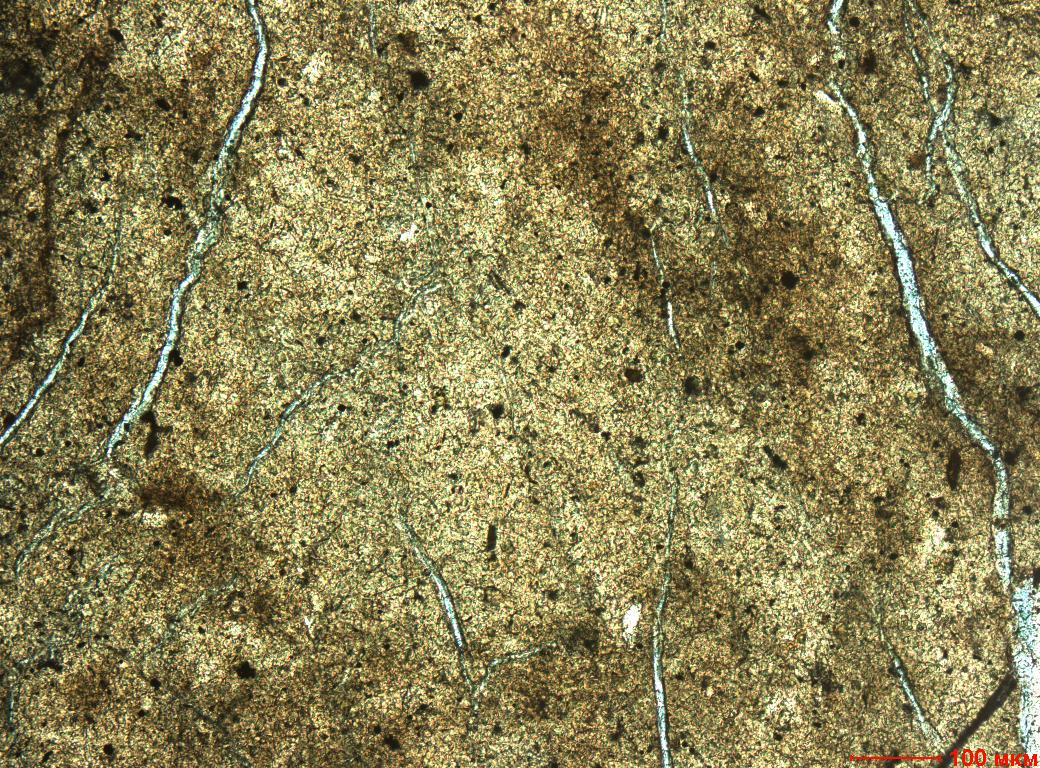
#> input picture paint3.jpeg, 1040 x 768 px
$ python ContoursFinder.py   (older library calls are emulated)
#> lines starting #> are read from the running program, lines starting #| are printed output that depends on the picture; after the words box and inside, x2 and y2 are one past the last pixel; in counts of white or black regions, pixels touching at a corner belong together
#> further down, img is the input picture: shape (768, 1040, 3); mean B, G, R 84.6, 129.4, 138.3
### ImageLoad.py
import cv2
import numpy as np
import skimage.exposure as exposure


class processedImage():
    def __init__(self, image):
        self.blur = cv2.bilateralFilter(image, 9, 150, 150)
        self.gray = cv2.cvtColor(self.blur, cv2.COLOR_BGR2GRAY)

        # apply sobel derivatives
        sobelx = cv2.Sobel(self.gray,cv2.CV_64F,1,0,ksize=3)
        sobely = cv2.Sobel(self.gray,cv2.CV_64F,0,1,ksize=3)
        # square
        sobelx2 = cv2.multiply(sobelx,sobelx)
        sobely2 = cv2.multiply(sobely,sobely)
        # add together and take square root
        sobel_magnitude = cv2.sqrt(sobelx2 + sobely2)
        # normalize to range 0 to 255 and clip negatives
        self.sobel_magnitude = exposure.rescale_intensity(sobel_magnitude, in_range='image', out_range=(0,255)).clip(80,255).astype(np.uint8)
        ret, self.thresh = cv2.threshold(self.sobel_magnitude, 138, 255, cv2.THRESH_BINARY)
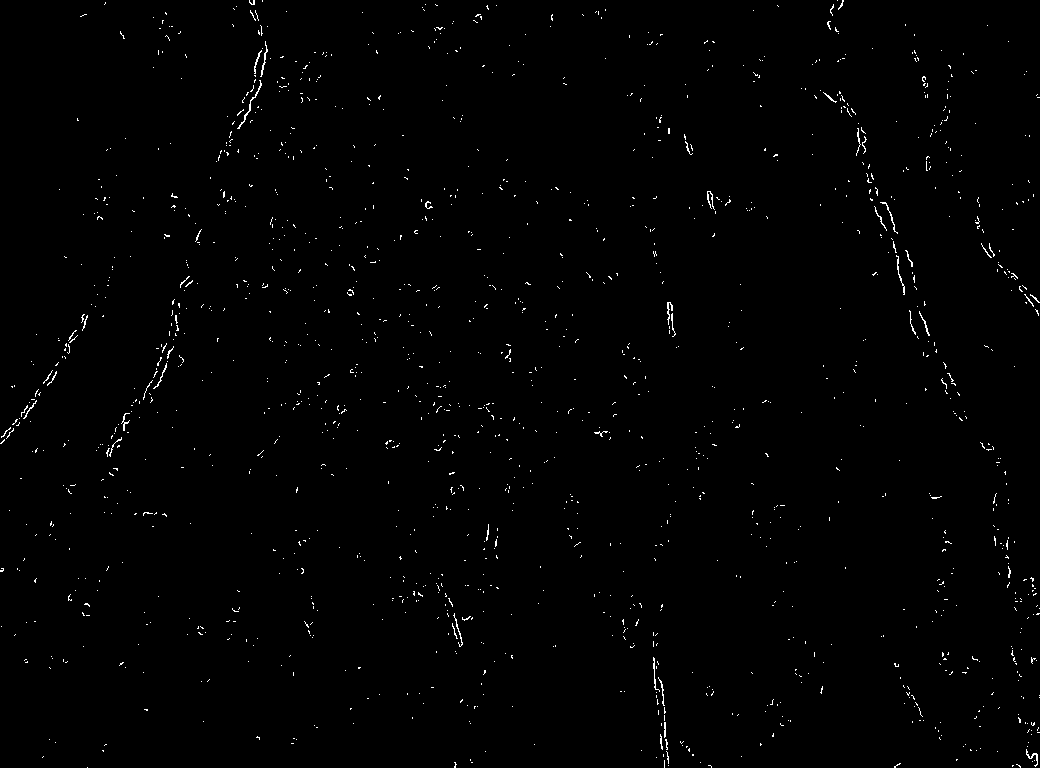
#> self.thresh: shape (768, 1040); 0.77% white in thin lines or dots

        kernel = np.ones((5,5), np.uint8)
        self.dilation = cv2.dilate(self.thresh, kernel, iterations = 1)
#> self.dilation: shape (768, 1040); 6.8% white; 831 white regions (1 under 20 px), largest, box (x1, y1, x2, y2) and area: (230, 39, 273, 131) 1318, (651, 655, 671, 768) 1110, (129, 341, 176, 408) 972
        self.closing = cv2.morphologyEx(self.dilation, cv2.MORPH_CLOSE, kernel)
#> self.closing: shape (768, 1040); 7.3% white; 621 white regions (1 under 20 px)

        self.contours, self.hierarchy = cv2.findContours(self.closing, cv2.RETR_TREE, cv2.CHAIN_APPROX_NONE)
#> self.contours = 624 contours, 170 with area under 20; largest, box (x1, y1, x2, y2) and area: (812, 88, 919, 297) 2648, (94, 297, 189, 459) 2282, (214, 0, 273, 164) 2057, (0, 312, 90, 446) 1410, (651, 655, 671, 768) 1078; self.hierarchy = 624 rows, first 6: [1, -1, -1, -1], [2, 0, -1, -1], [3, 1, -1, -1], [4, 2, -1, -1], [5, 3, -1, -1], [6, 4, -1, -1]

    def show_image(self):
        cv2.imshow('window', self.blur)
        cv2.waitKey(0)

### ContoursFinder.py
import cv2
import numpy as np
from matplotlib import pyplot as plt
import skimage.exposure as exposure
from ImageLoad import processedImage


class contourClass():
    def __init__(self, contour):
        self.areaLength = cv2.contourArea(contour)
        self.arcL = cv2.arcLength(contour, True)

        rect = cv2.minAreaRect(contour)
        box = cv2.boxPoints(rect)
        box = np.int0(box)

        allSidesInfo = []
        shortSides = []
        lines = []

        for x in range(0, 3):
           for y in range(x+1, 4):
               lineLength = np.sqrt((box[x][0]-box[y][0])**2+(box[x][1]-box[y][1])**2)
               allSidesInfo.append([box[x], box[y], lineLength])
               lines.append(lineLength)

        mins = []
        for x in range(2):
            mins.append(min(lines))
            lines.remove(min(lines))

        for m in mins:
            for side in allSidesInfo:
                if side[2]==m:
                    shortSides.append(side)

        self.ptA = [(shortSides[0][0][0]+shortSides[0][1][0])//2, (shortSides[0][0][1]+shortSides[0][1][1])//2]
        self.ptB = [(shortSides[1][0][0]+shortSides[1][1][0])//2, (shortSides[1][0][1]+shortSides[1][1][1])//2]
        self.weight = shortSides[0][2]
        self.length = np.sqrt((self.ptA[0]-self.ptB[0])**2+(self.ptA[1]-self.ptB[1])**2)

        self.friends = {'a':'', 'b':'', 'ab':'', 'ba':''}


findedLines = []
connectingLines = []


def delete_defects(item, image):
    for i in range(len(item.contours)-1, 0, -1):
        actContour = contourClass(item.contours[i])
        if (actContour.areaLength<80) or ((actContour.arcL)==0 or ((actContour.areaLength)/pow(actContour.arcL, 2))>0.02):
            continue
        else:
            findedLines.append(actContour)
            cv2.drawContours(image, item.contours[i], -1, (0, 255, 0), 2)
#> this loop made 623 passes
#> (i, rect in contourClass, box in contourClass) on passes 1 to 3: (623, ((104.5, 3), (6, 5), -90), [[107, 6], [102, 6], [102, 0], [107, 0]]), (622, ((249.2, 83.61), (169.8, 38.22), -78.27), [[250, 170], [213, 162], [247, -3], [285, 4]]), (621, ((423.5, 6), (12, 7), -90), [[427, 12], [420, 12], [420, 0], [427, 0]])
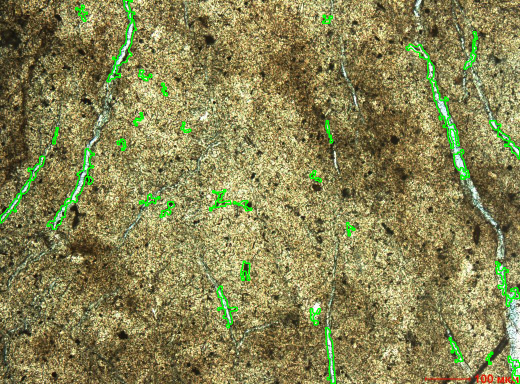
#> image: shape (768, 1040, 3) (shown at 1/2 size); mean B, G, R 82.6, 132, 135.7
#> after the loop, findedLines = 31 items


def combine_boxes(lines, const):
#> called with const = 30
    for x in range(0, len(lines)-1):
        for y in range(x+1, len(lines)):
            A1 = lines[x].ptA
            A2 = lines[y].ptA
            B1 = lines[x].ptB
            B2 = lines[y].ptB
            alength = np.sqrt((A1[0]-A2[0])**2+(A1[1]-A2[1])**2)
            blength = np.sqrt((B1[0]-B2[0])**2+(B1[1]-B2[1])**2)
            ablength = np.sqrt((B1[0]-A2[0])**2+(B1[1]-A2[1])**2)
            balength = np.sqrt((A1[0]-B2[0])**2+(A1[1]-B2[1])**2)

            if alength<const:
                connectingLines.append([A1, A2])
                lines[x].friends['a'] = [alength, lines[y]]
            if blength<const:
                connectingLines.append([B1, B2])
                lines[x].friends['b'] = [blength, lines[y]]
            if ablength<const:
                connectingLines.append([B1, A2])
                lines[x].friends['ab'] = [ablength, lines[y]]
            if balength<const:
                connectingLines.append([A1, B2])
                lines[x].friends['ba'] = [balength, lines[y]]
#> this loop made 30 passes
#> after the loop, connectingLines = [[[918, 290], [914, 300]], [[301, 156], [325, 165]], [[456, 390], [467, 411]], [[318, 392], [343, 401]], [[1007, 589], [1007, 603]], [[630, 649], [658, 654]]]


somepts = []

def simmilar_var(lines1, lines2, img):
    allLines = [[x.ptA, x.ptB] for x in lines1]
#> allLines = 31 items
    allLines = allLines+lines2
#> allLines = 37 items
    allLines = sum(allLines, [])
#> allLines = 74 pairs, first value 4 to 1041, second value 0 to 767

    allpts = []
    endpts = []
    for x in range(0, len(allLines)-1):
        ptsX = []
        for y in range(x+1, len(allLines)):
            if allLines[x]==allLines[y]:
                ptsX.append(allLines[x])
                allpts.append(allLines[x])
        if len(ptsX)>0:
            somepts.append(ptsX)
#> this loop made 73 passes
#> after the loop, allpts = [[918, 290], [301, 156], [325, 165], [914, 300], [456, 390], [318, 392], [467, 411], [343, 401], [1007, 589], [1007, 603], [630, 649], [658, 654]]; somepts = [[[918, 290]], [[301, 156]], [[325, 165]], [[914, 300]], [[456, 390]], [[318, 392]], [[467, 411]], [[343, 401]], [[1007, 589]], [[1007, 603]], [[630, 649]], [[658, 654]]]

    for x in allLines:
        if x not in allpts:
            endpts.append(x)
#> this loop made 74 passes
#> x on passes 1 to 8: [231, 166], [266, 0], [171, 41], [157, 11], [663, 39], [645, 37], [934, 139], [954, 63]
#> after the loop, endpts = 50 pairs, first value 4 to 1041, second value 0 to 767


    for x in endpts:
        cv2.circle(img, x, 8, (255, 0, 0), 2)
#> this loop made 50 passes
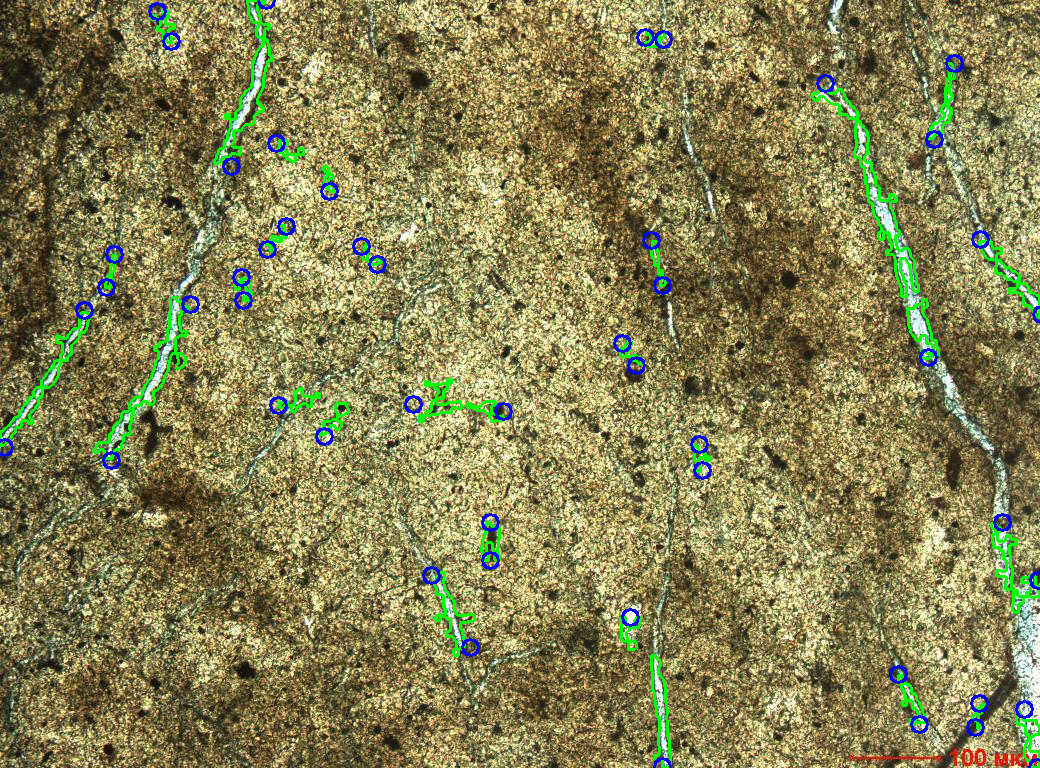
#> img: shape (768, 1040, 3); 2.78% of pixels changed, all inside (x1, y1, x2, y2) = (0, 0, 1040, 768)

    numlines = len(endpts)/2
#> numlines = 25


def length_finder(pts, img):
    lines = pts

    for x in lines:
        elmts = []
        length = x.length

        for key in x.friends.keys():
            if x.friends[key]!='':
                length+=x.friends[key][0]
                elmts.append(x.friends[key][1])

        while True:
            if len(elmts)>0:
                print('')
                print(len(elmts))
                for y in elmts:
                    length+=y.length
                    for key in y.friends.keys():
                        if y.friends[key]!='':
                            length+=y.friends[key][0]
                            elmts.append(y.friends[key][1])
                    elmts.remove(y)
                    if y in lines:
                        print(y)
                        lines.remove(y)

            else:
                break
        cv2.putText(img, '{:.0f}'.format(length), (x.ptA[0], x.ptA[1]), cv2.FONT_HERSHEY_SIMPLEX, 0.5, (255, 0, 255), 2)
        cv2.putText(img, '{:.0f}'.format(x.weight), (x.ptA[0]+30, x.ptA[1]), cv2.FONT_HERSHEY_SIMPLEX, 0.5, (255, 0, 255), 2)


if __name__ == "__main__":
    img = cv2.imread('paint3.jpeg')
    my_image = processedImage(img)

    delete_defects(my_image, img)
    combine_boxes(findedLines, 30)
    simmilar_var(findedLines, connectingLines, img)
    for l in findedLines:
        cv2.line(img, l.ptA, l.ptB, (0, 0, 255), 2)
#> this loop made 31 passes
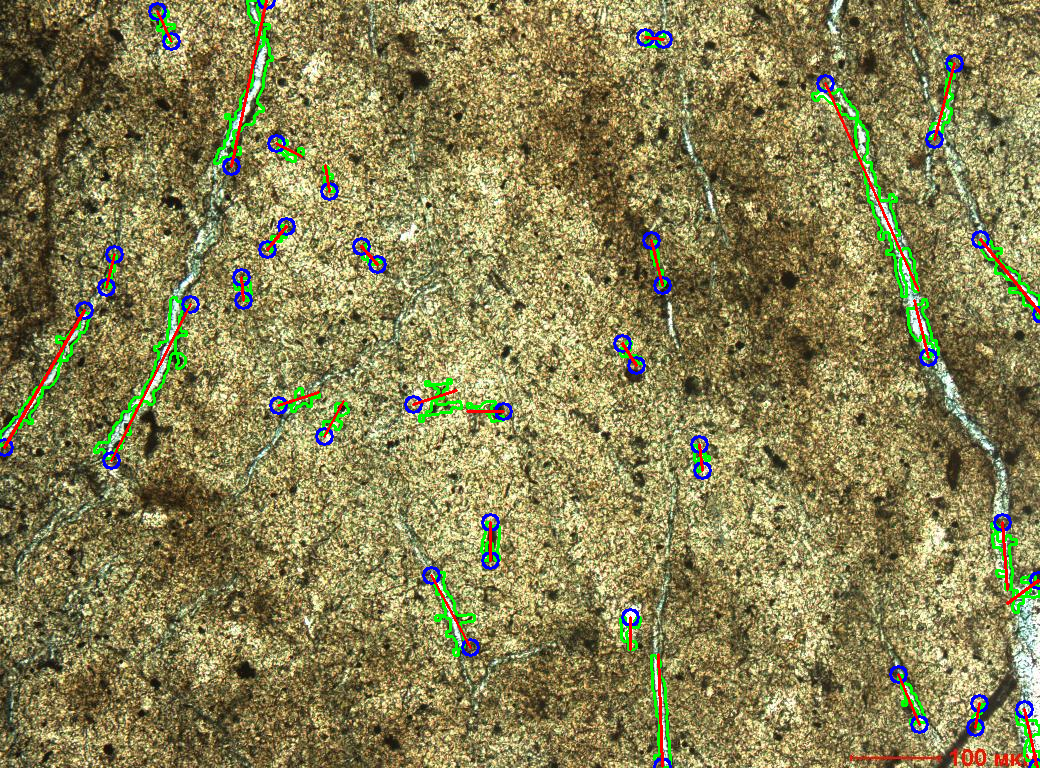
#> img: shape (768, 1040, 3); 0.72% of pixels changed, all inside (x1, y1, x2, y2) = (3, 0, 1040, 768)
    for l in connectingLines:
        cv2.line(img, l[0], l[1], (0, 0, 255), 2)
#> this loop made 6 passes
#> l on passes 1 to 6: [[918, 290], [914, 300]], [[301, 156], [325, 165]], [[456, 390], [467, 411]], [[318, 392], [343, 401]], [[1007, 589], [1007, 603]], [[630, 649], [658, 654]]
#> img: shape (768, 1040, 3); 0.04% of pixels changed, all inside (x1, y1, x2, y2) = (302, 155, 1009, 656)

    length_finder(findedLines, img)
#> in length_finder, `lines = pts`: lines = 31 items
#> the loop in length_finder, `for x in lines:` made 25 passes
#> (printed output is left out)
#> after the loop in length_finder, `for x in lines:`:
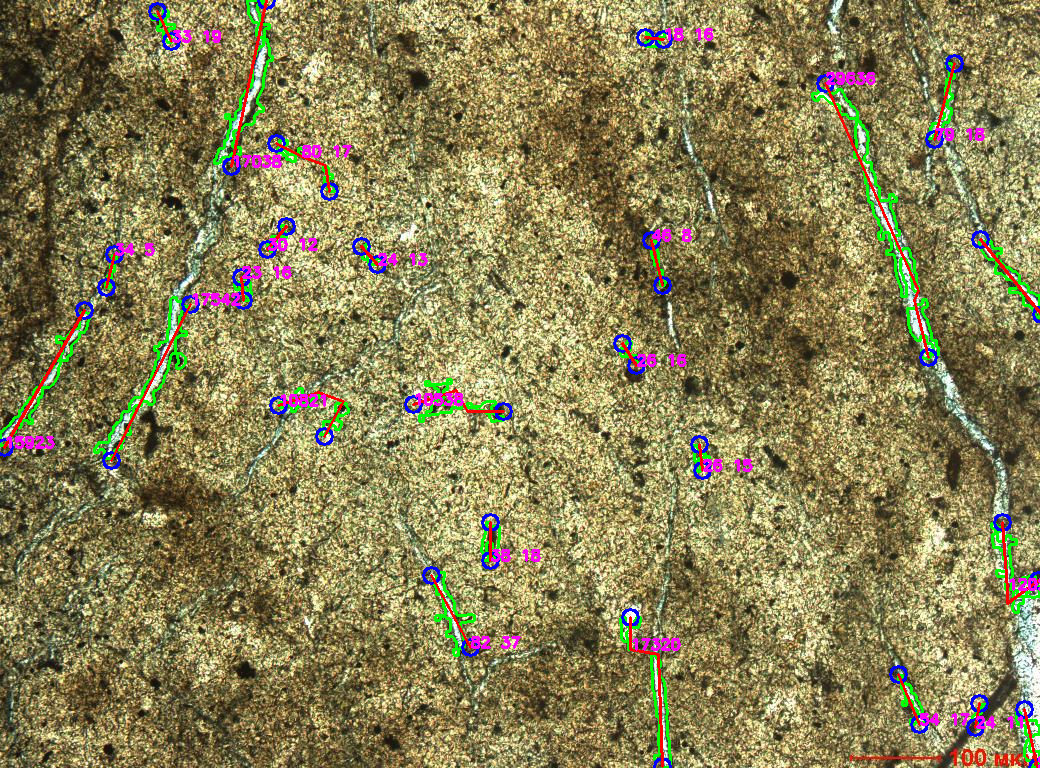
#> img: shape (768, 1040, 3); mean B, G, R 84.9, 128, 137.1
#> after the loop in length_finder, `for x in lines:`: lines = 25 items

    cv2.imshow('window', img)
    cv2.waitKey(0)
